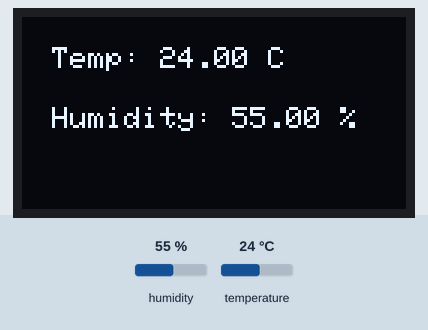
This program was run on a simulated ESP32. On the bench: 128×64 one-colour display. Inputs (shaded band) come from the test bench; at power-on: humidity 55 %, temperature 24 °C. What the program prints to the serial monitor is not drawn.

Above: at 4.6 s.
4.7 s: humidity set to 22 %
At 6.8 s:
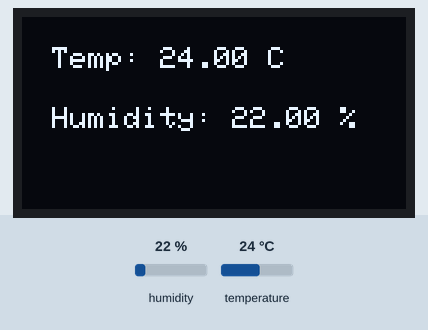
7.7 s: temperature set to 12 °C
At 9.5 s:
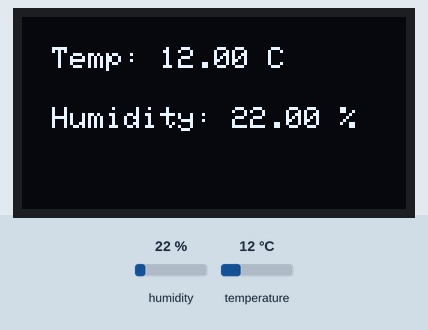
10.7 s: humidity set to 40 %
At 13.4 s:
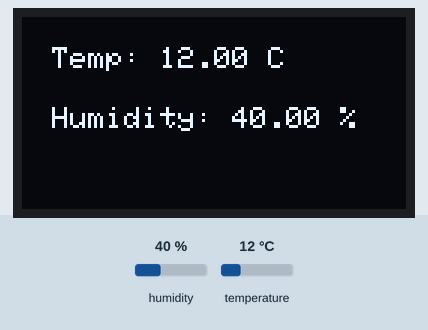
13.7 s: temperature set to 19 °C
Timing chart, 0 to 16.7 s (numbered marks = the images above; inputs shaded):
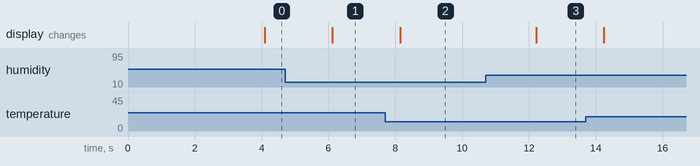

Measured:
- after the input at 4.7 s, the display: changes after 1.4 s (image 1)
- after the input at 7.7 s, the display: changes after 0.45 s (image 2)
- after the input at 10.7 s, the display: changes after 1.5 s (image 3)

The program:

main.cpp
```cpp
#include <Arduino.h>
#include <Wire.h>
#include <Adafruit_GFX.h>
#include <Adafruit_SSD1306.h>
#include "DHT.h"

#define SCREEN_WIDTH 128
#define SCREEN_HEIGHT 64
#define OLED_RESET -1
#define SCREEN_ADDRESS 0x3C  // Alamat I2C dari SSD1306

Adafruit_SSD1306 display(SCREEN_WIDTH, SCREEN_HEIGHT, &Wire, OLED_RESET);

#define DHTPIN 27
#define DHTTYPE DHT22

DHT dht(DHTPIN, DHTTYPE);

void setup() {
  Serial.begin(9600);
  Serial.println(F("DHTxx + OLED Test"));

  dht.begin();

  if (!display.begin(SSD1306_SWITCHCAPVCC, SCREEN_ADDRESS)) {
    Serial.println(F("SSD1306 initialization failed!"));
    for (;;);
  }

  display.clearDisplay();
  display.setTextSize(1);
  display.setTextColor(WHITE);
  display.setCursor(10, 10);
  display.println("DHT22 Sensor Ready!");
  display.display();
  delay(2000);
}

void loop() {
  delay(2000); // Sensor DHT22 memiliki delay minimal 2 detik

  float h = dht.readHumidity();
  float t = dht.readTemperature(); // Celsius
  float f = dht.readTemperature(true); // Fahrenheit

  if (isnan(h) || isnan(t) || isnan(f)) {
    Serial.println(F("Failed to read from DHT sensor!"));
    display.clearDisplay();
    display.setCursor(10, 10);
    display.println("Sensor Error!");
    display.display();
    return;
  }

  Serial.print(F("Humidity: ")); Serial.print(h);
  Serial.print(F("%  Temperature: ")); Serial.print(t);
  Serial.print(F("°C ")); Serial.print(f);
  Serial.println(F("°F"));

  display.clearDisplay();
  display.setTextSize(1);
  display.setTextColor(WHITE);

  display.setCursor(10, 10);
  display.print("Temp: ");
  display.print(t);
  display.print(" C");

  display.setCursor(10, 30);
  display.print("Humidity: ");
  display.print(h);
  display.print(" %");

  display.display();
}
```
